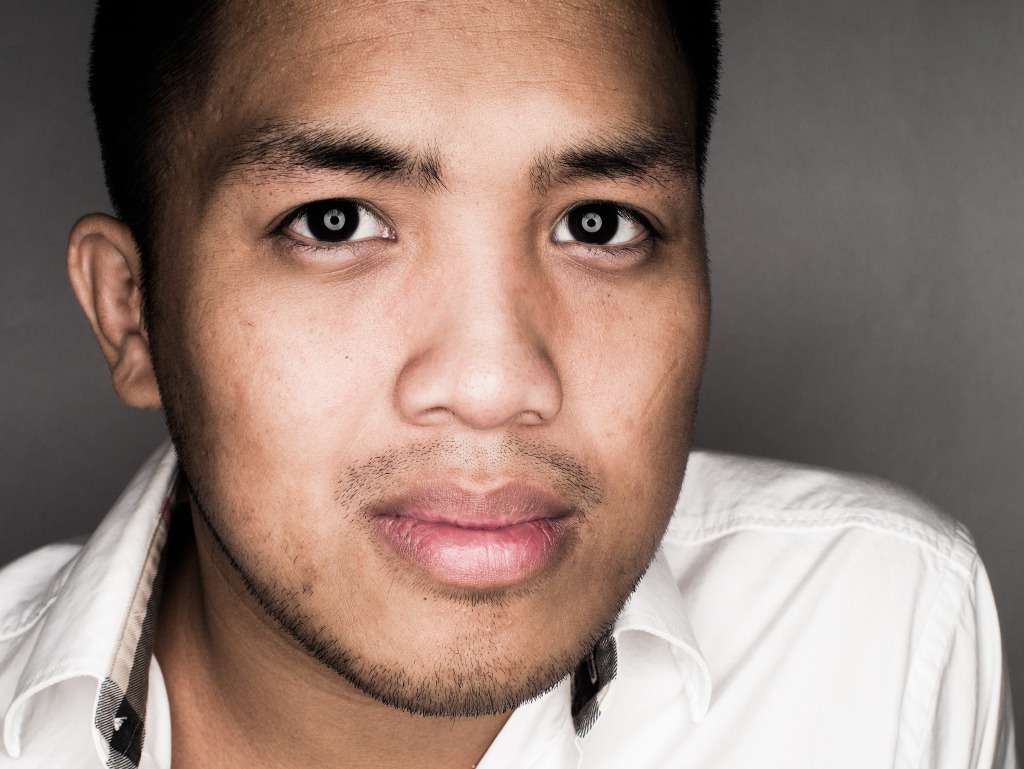
#> input picture WordPortrait/thresholdTest/greyBackground.jpg, 1024 x 769 px
$ python localOtsuTest.py
#> lines starting #> are read from the running program, lines starting #| are printed output that depends on the picture; after the words box and inside, x2 and y2 are one past the last pixel; in counts of white or black regions, pixels touching at a corner belong together
from skimage import data
from skimage.morphology import disk
from skimage.filters import threshold_otsu, rank
from skimage.util import img_as_ubyte
from skimage.io import imread

import matplotlib
import matplotlib.pyplot as plt

from os import path
import numpy as np
from PIL import Image

d = path.dirname(__file__)
img = np.array(Image.open(path.join(d, "thresholdTest/greyBackground.jpg")).convert('L'))
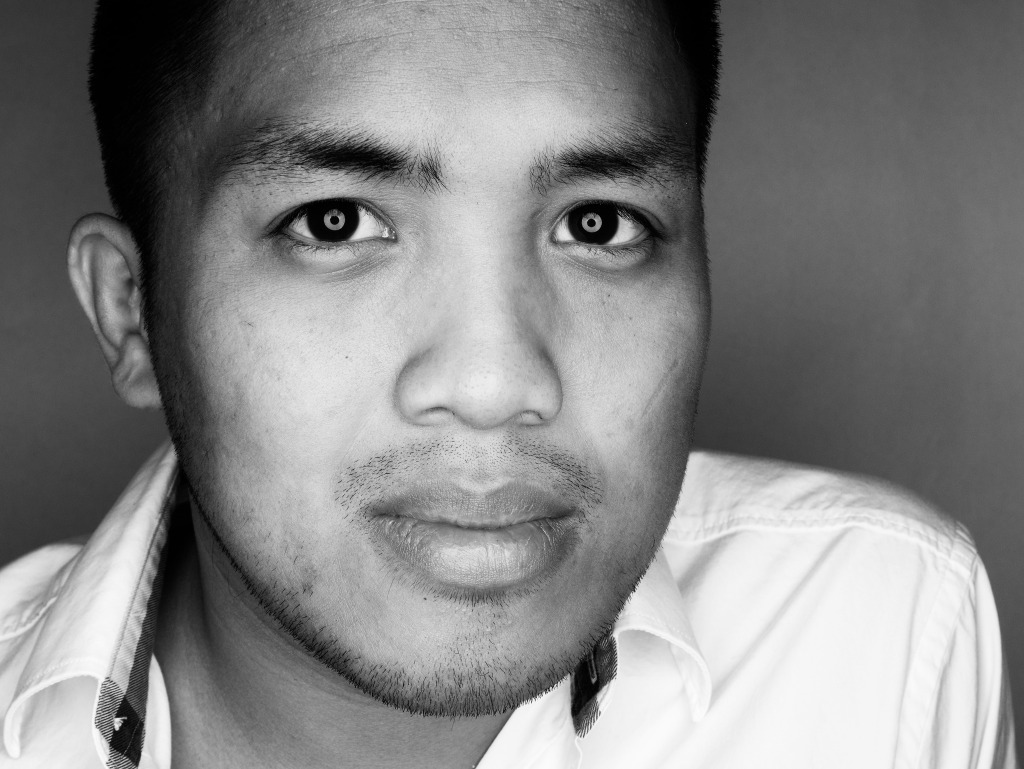
#> img: shape (769, 1024); min 0, max 253, mean 133.1
#img_base = imread(Image.open(path.join(d, "thresholdTest/asianLady.jpg")))

matplotlib.rcParams['font.size'] = 9
#img = img_as_ubyte(img_base)

radius = 15
selem = disk(radius)

local_otsu = rank.otsu(img, selem)
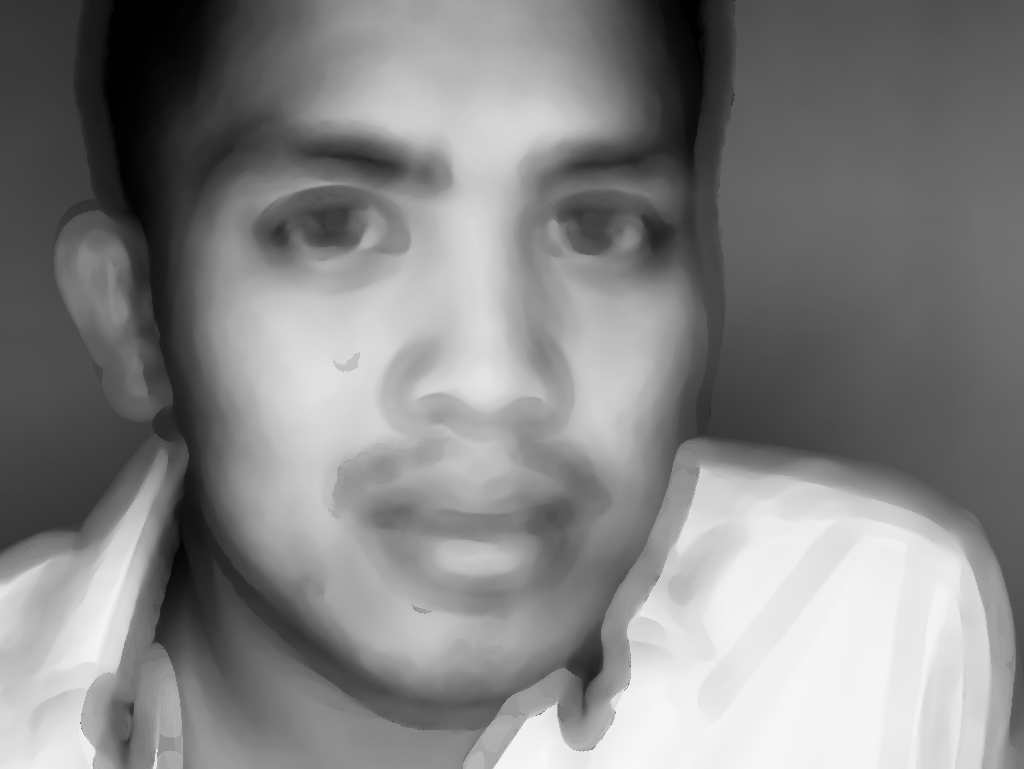
#> local_otsu: shape (769, 1024); min 0, max 248, mean 131.4
threshold_global_otsu = threshold_otsu(img)
#> threshold_global_otsu = 140
global_otsu = img >= threshold_global_otsu
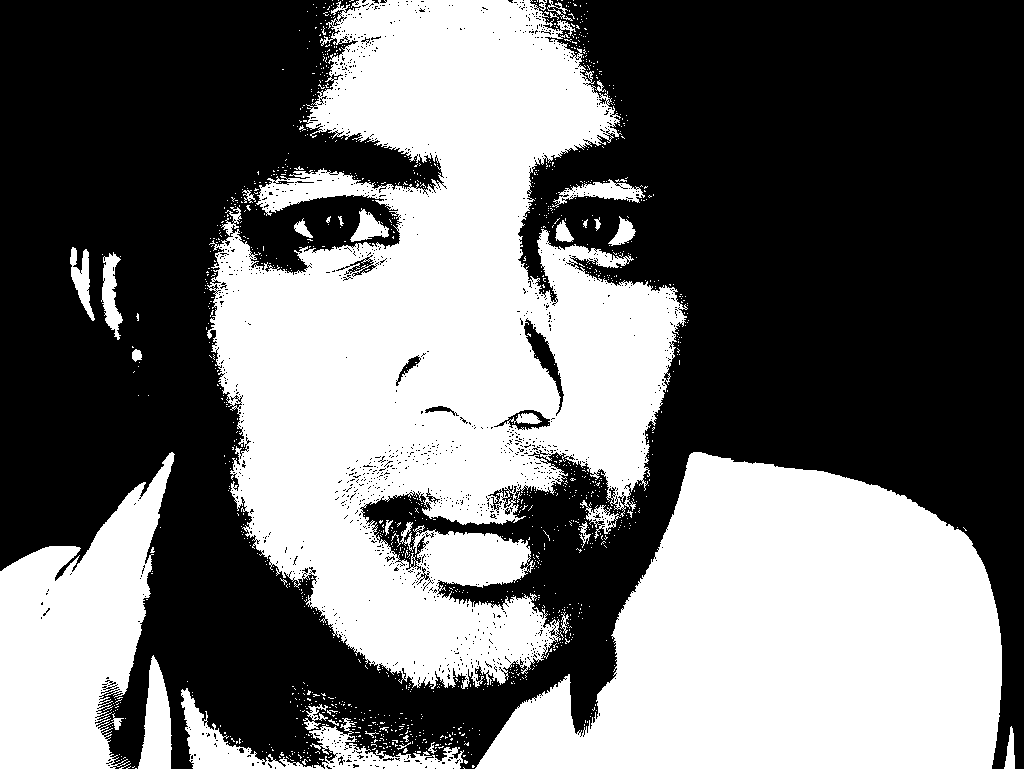
#> global_otsu: shape (769, 1024) bool; 43.9% white; 1320 white regions (1283 under 20 px), largest, box (x1, y1, x2, y2) and area: (207, 0, 688, 689) 186871, (475, 452, 1002, 769) 110655, (0, 452, 175, 769) 31233

fig, ax = plt.subplots(2, 2, figsize=(8, 5), sharex=True, sharey=True,
                       subplot_kw={'adjustable': 'box-forced'})
ax0, ax1, ax2, ax3 = ax.ravel()
plt.tight_layout()

fig.colorbar(ax0.imshow(img, cmap=plt.cm.gray),
             ax=ax0, orientation='horizontal')
ax0.set_title('Original')
ax0.axis('off')

fig.colorbar(ax1.imshow(local_otsu, cmap=plt.cm.gray),
             ax=ax1, orientation='horizontal')
ax1.set_title('Local Otsu (radius=%d)' % radius)
ax1.axis('off')

ax2.imshow(img >= local_otsu, cmap=plt.cm.gray)
ax2.set_title('Original >= Local Otsu' % threshold_global_otsu)
ax2.axis('off')

ax3.imshow(global_otsu, cmap=plt.cm.gray)
ax3.set_title('Global Otsu (threshold = %d)' % threshold_global_otsu)
ax3.axis('off')

plt.show()
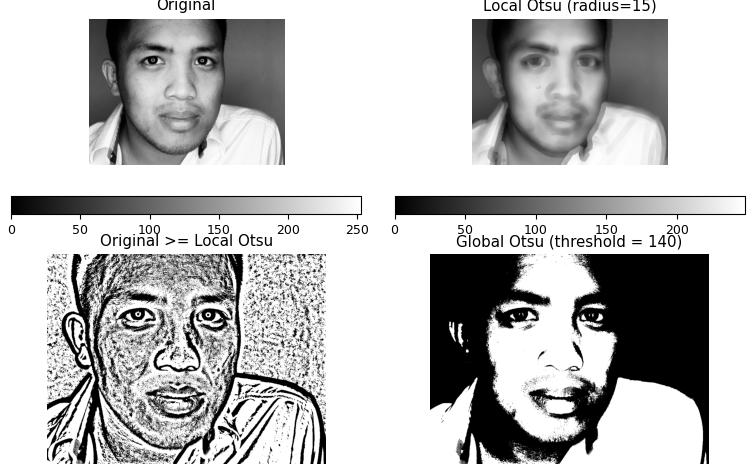
#> figure drawn by matplotlib, 6 panels

$ run again, with WordPortrait/thresholdTest/asianLady.jpg copied over WordPortrait/thresholdTest/greyBackground.jpg
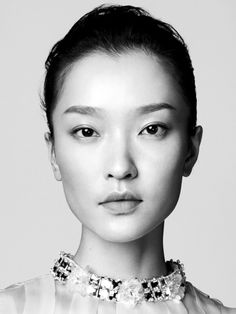
#> input picture WordPortrait/thresholdTest/asianLady.jpg, 236 x 314 px
#> `local_otsu = rank.otsu(img, selem)`:
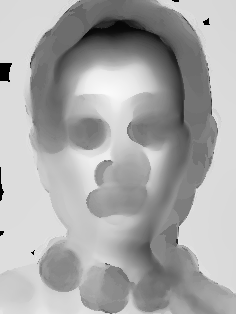
#> local_otsu: shape (314, 236); min 0, max 250, mean 168.2
#> threshold_global_otsu = 129
#> `global_otsu = img >= threshold_global_otsu`:
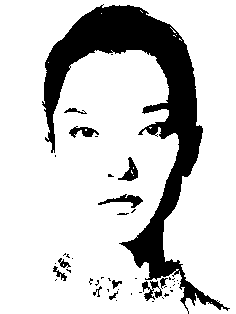
#> global_otsu: shape (314, 236) bool; 81.1% white; 46 black regions (34 under 20 px), largest, box (x1, y1, x2, y2) and area: (42, 4, 230, 314) 12695, (98, 194, 143, 208) 240, (118, 157, 138, 181) 206
